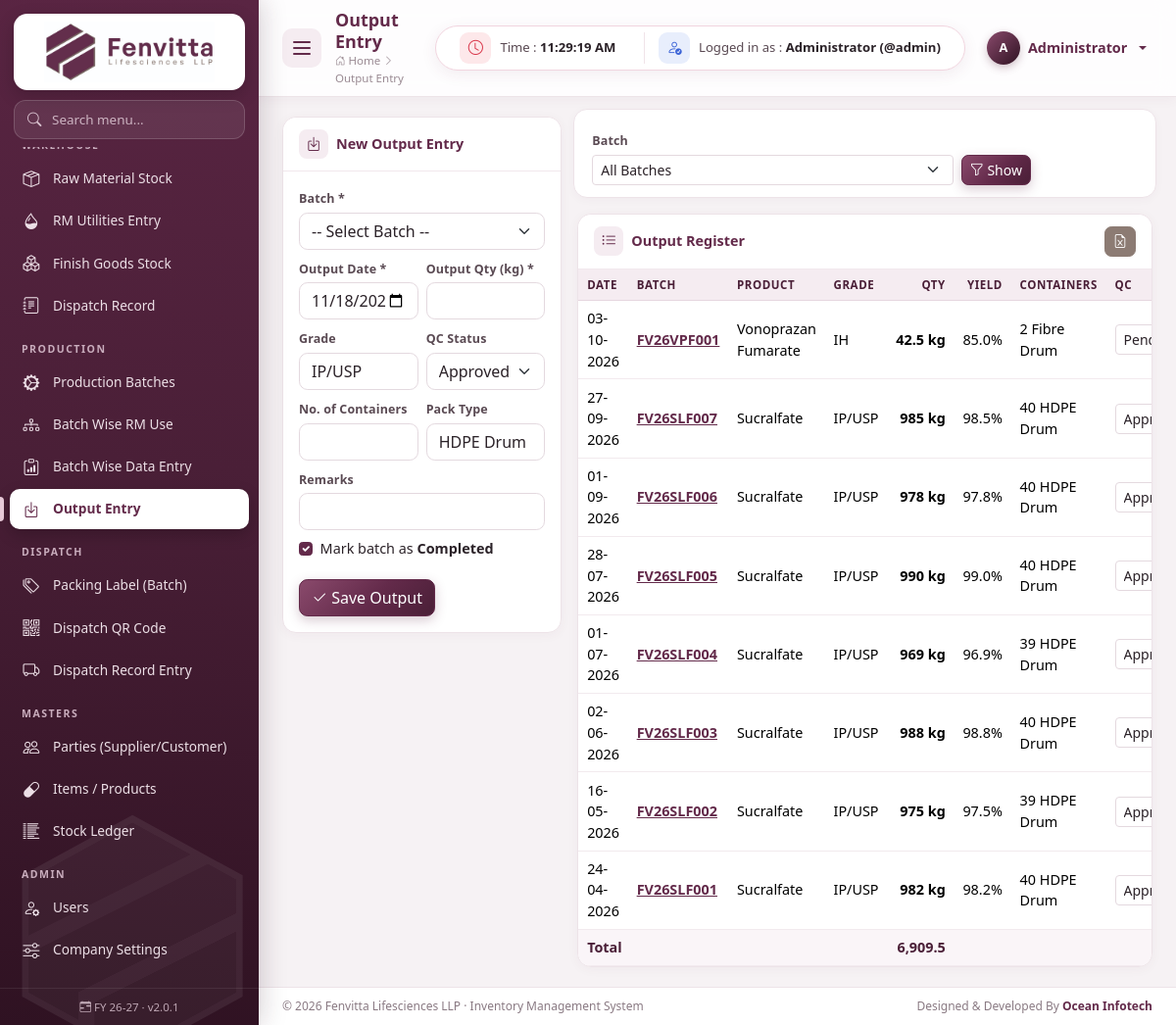
/modules/batch_output/index.php (signed in), run on the app's committed database.
### tables this page shows
CREATE TABLE batch_outputs (
  id INT AUTO_INCREMENT PRIMARY KEY,
  batch_id INT NOT NULL,
  output_date DATE NOT NULL,
  qty DECIMAL(14,3) NOT NULL DEFAULT 0,
  grade VARCHAR(60) NULL,
  containers INT NOT NULL DEFAULT 0,
  pack_type VARCHAR(60) NULL,
  qc_status ENUM('Pending','Approved','Rejected') NOT NULL DEFAULT 'Approved',
  remarks VARCHAR(255) NULL,
  created_at TIMESTAMP DEFAULT CURRENT_TIMESTAMP,
  INDEX (batch_id)
);

CREATE TABLE production_batches (
  id INT AUTO_INCREMENT PRIMARY KEY,
  batch_no VARCHAR(40) NOT NULL UNIQUE,
  item_id INT NOT NULL,
  plant VARCHAR(100) NULL,
  batch_size DECIMAL(14,3) NOT NULL DEFAULT 0,
  start_date DATE NULL,
  end_date DATE NULL,
  mfg_date DATE NULL,
  exp_date DATE NULL,
  status ENUM('Planned','In Process','Completed','Cancelled') NOT NULL DEFAULT 'Planned',
  remarks TEXT NULL,
  created_by INT NULL,
  created_at TIMESTAMP DEFAULT CURRENT_TIMESTAMP,
  INDEX (item_id), INDEX (status)
);

CREATE TABLE items (
  id INT AUTO_INCREMENT PRIMARY KEY,
  item_type ENUM('RM','PM','FG','CONSUMABLE','SERVICE') NOT NULL DEFAULT 'RM',
  code VARCHAR(40) NULL,
  name VARCHAR(150) NOT NULL,
  cas_no VARCHAR(40) NULL,
  grade VARCHAR(60) NULL,
  hsn VARCHAR(20) NULL,
  unit VARCHAR(15) NOT NULL DEFAULT 'kg',
  gst_rate DECIMAL(5,2) NOT NULL DEFAULT 18,
  std_rate DECIMAL(14,2) NOT NULL DEFAULT 0,
  reorder_level DECIMAL(14,3) NOT NULL DEFAULT 0,
  opening_qty DECIMAL(14,3) NOT NULL DEFAULT 0,
  opening_rate DECIMAL(14,2) NOT NULL DEFAULT 0,
  opening_date DATE NULL,
  shelf_life_months INT NOT NULL DEFAULT 0,
  is_active TINYINT(1) NOT NULL DEFAULT 1,
  created_at TIMESTAMP DEFAULT CURRENT_TIMESTAMP,
  INDEX (item_type)
);

### includes/db.php (called while the page is built, shortened)
<?php
$conn = null;
function db()
{
    global $conn;
    if ($conn === null) {
        try {
            $conn = mysqli_connect(DB_HOST, DB_USER, DB_PASS, DB_NAME, DB_PORT);
            mysqli_set_charset($conn, 'utf8mb4');
        } catch (mysqli_sql_exception $e) {
            http_response_code(500);
            die('<h3 style="font-family:sans-serif;color:#632a4a">Database connection failed.</h3>'
                . '<p style="font-family:sans-serif">Check <code>config/config.php</code> and import <code>database/fenvita_inventory.sql</code>.<br><small>'
                . htmlspecialchars($e->getMessage()) . '</small></p>');
        }
    }
    return $conn;
}
function q($sql, $params = [])
{
    $stmt = mysqli_prepare(db(), $sql);
    mysqli_stmt_execute($stmt);
    $result = mysqli_stmt_get_result($stmt);
    return $result === false ? true : $result;
}
function rows($sql, $params = [])
{
    $result = q($sql, $params);
    return mysqli_fetch_all($result, MYSQLI_ASSOC);
}

### modules/batch_output/index.php (the view, shortened to what this page needs)
<?php
$batchId = (int)get('batch_id');
$sql = 'SELECT o.*, b.batch_no, b.batch_size, i.name product, i.unit FROM batch_outputs o
        JOIN production_batches b ON b.id = o.batch_id JOIN items i ON i.id = b.item_id';
$params = [];
$list = rows($sql . ' ORDER BY o.output_date DESC, o.id DESC LIMIT 500', $params);
$defaultGrade = $batchId ? val('SELECT i.grade FROM production_batches b JOIN items i ON i.id=b.item_id WHERE b.id=?', [$batchId]) : 'IP/USP';
include ROOT_PATH . '/includes/header.php';
?>
<div class="row g-3">
    <div class="col-xl-4">
        <div class="card">
            <div class="card-header"><i class="bi bi-box-arrow-in-down"></i> New Output Entry</div>
            <div class="card-body">
                <form method="post">
                    <div class="row g-2">
                        <div class="col-12"><label class="form-label">Batch *</label><select name="batch_id" class="form-select" required><?= batch_options($batchId) ?></select></div>
                        <div class="col-6"><label class="form-label">Output Date *</label><input type="date" name="output_date" class="form-control" value="<?= today() ?>" required></div>
                        <div class="col-6"><label class="form-label">Output Qty (kg) *</label><input type="number" step="0.001" name="qty" class="form-control" required></div>
                        <div class="col-6"><label class="form-label">Grade</label><input name="grade" class="form-control" value="<?= e($defaultGrade ?: 'IP/USP') ?>"></div>
                        <div class="col-6"><label class="form-label">QC Status</label>
                            <select name="qc_status" class="form-select"><option>Approved</option><option>Pending</option><option>Rejected</option></select></div>
                        <div class="col-6"><label class="form-label">No. of Containers</label><input type="number" name="containers" class="form-control"></div>
                        <div class="col-6"><label class="form-label">Pack Type</label><input name="pack_type" class="form-control" list="packList" value="HDPE Drum">
                            <datalist id="packList"><option>HDPE Drum</option><option>Fibre Drum</option><option>Bag</option><option>Carboy</option></datalist></div>
                        <div class="col-12"><label class="form-label">Remarks</label><input name="remarks" class="form-control"></div>
                        <div class="col-12 form-check ms-1">
                            <input type="checkbox" class="form-check-input" name="mark_completed" id="mc" value="1" checked>
                            <label for="mc" class="form-check-label">Mark batch as <b>Completed</b></label>
                        </div>
                    </div>
                    <button class="btn btn-primary mt-3"><i class="bi bi-check2"></i> Save Output</button>
                </form>
            </div>
        </div>
    </div>
    <div class="col-xl-8">
        <form class="filter-bar row g-2 align-items-end">
            <div class="col-md-8"><label class="form-label">Batch</label><select name="batch_id" class="form-select form-select-sm"><?= str_replace('-- Select Batch --', 'All Batches', batch_options($batchId)) ?></select></div>
            <div class="col-md-4"><button class="btn btn-sm btn-primary"><i class="bi bi-funnel"></i> Show</button>
                <?php if ($batchId): ?><a href="<?= url('packing_label') ?>?batch_id=<?= $batchId ?>" class="btn btn-sm btn-accent"><i class="bi bi-tags"></i> Labels</a><?php endif; ?></div>
        </form>
        <div class="card">
            <div class="card-header"><i class="bi bi-list-ul"></i> Output Register
                <div class="actions"><button class="btn btn-sm btn-accent" data-export="#tbl" data-filename="batch-output"><i class="bi bi-file-earmark-excel"></i></button></div>
            </div>
            <div class="table-responsive">
                <table class="table table-sm table-hover" id="tbl">
                    <thead><tr><th>Date</th><th>Batch</th><th>Product</th><th>Grade</th><th class="num">Qty</th><th class="num">Yield</th><th>Containers</th><th>QC</th><th>Remarks</th><th class="no-export"></th></tr></thead>
                    <tbody>
                    <?php $tq = 0; foreach ($list as $o): $tq += $o['qty']; ?>
                        <tr>
                            <td><?= dmy($o['output_date']) ?></td>
                            <td><a href="<?= url('production/view/' . $o['batch_id']) ?>" class="fw-bold"><?= e($o['batch_no']) ?></a></td>
                            <td><?= e($o['product']) ?></td>
                            <td><?= e($o['grade']) ?></td>
                            <td class="num fw-semibold"><?= qty($o['qty'], 3) ?> <?= e($o['unit']) ?></td>
                            <td class="num"><?= $o['batch_size'] > 0 ? number_format($o['qty'] / $o['batch_size'] * 100, 1) . '%' : '-' ?></td>
                            <td><?= (int)$o['containers'] ?> <?= e($o['pack_type']) ?></td>
                            <td>
                                <form method="post" class="d-inline">
                                    <select name="qc_status" class="form-select form-select-sm" onchange="this.form.submit()" style="width:110px">
                                        <?php foreach (['Approved', 'Pending', 'Rejected'] as $s): ?><option <?= $o['qc_status'] === $s ? 'selected' : '' ?>><?= $s ?></option><?php endforeach; ?>
                                    </select>
                                </form>
                            </td>
                        </tr>
                    <?php endforeach; ?>
                    </tbody>
                    <tfoot><tr><td colspan="4">Total</td><td class="num"><?= qty($tq, 3) ?></td><td colspan="5"></td></tr></tfoot>
                </table>
            </div>
        </div>
    </div>
</div>
<?php include ROOT_PATH . '/includes/footer.php'; ?>

### data on the page
batch_outputs: output_date "03-10-2026", production_batches.batch_no "FV26VPF001", items.name "Vonoprazan Fumarate", grade "IH", qty "42.5", items.unit "kg", $o['qty']/$o['batch_size']*100 "85.0", containers "2", pack_type "Fibre Drum", qc_status "Pending"
batch_outputs: output_date "27-09-2026", production_batches.batch_no "FV26SLF007", items.name "Sucralfate", grade "IP/USP", qty "985", items.unit "kg", $o['qty']/$o['batch_size']*100 "98.5", containers "40", pack_type "HDPE Drum", qc_status "Approved"
batch_outputs: output_date "01-09-2026", production_batches.batch_no "FV26SLF006", items.name "Sucralfate", grade "IP/USP", qty "978", items.unit "kg", $o['qty']/$o['batch_size']*100 "97.8", containers "40", pack_type "HDPE Drum", qc_status "Approved"
batch_outputs: output_date "28-07-2026", production_batches.batch_no "FV26SLF005", items.name "Sucralfate", grade "IP/USP", qty "990", items.unit "kg", $o['qty']/$o['batch_size']*100 "99.0", containers "40", pack_type "HDPE Drum", qc_status "Approved"
batch_outputs: output_date "01-07-2026", production_batches.batch_no "FV26SLF004", items.name "Sucralfate", grade "IP/USP", qty "969", items.unit "kg", $o['qty']/$o['batch_size']*100 "96.9", containers "39", pack_type "HDPE Drum", qc_status "Approved"
batch_outputs: output_date "02-06-2026", production_batches.batch_no "FV26SLF003", items.name "Sucralfate", grade "IP/USP", qty "988", items.unit "kg", $o['qty']/$o['batch_size']*100 "98.8", containers "40", pack_type "HDPE Drum", qc_status "Approved"
batch_outputs: output_date "16-05-2026", production_batches.batch_no "FV26SLF002", items.name "Sucralfate", grade "IP/USP", qty "975", items.unit "kg", $o['qty']/$o['batch_size']*100 "97.5", containers "39", pack_type "HDPE Drum", qc_status "Approved"
batch_outputs: output_date "24-04-2026", production_batches.batch_no "FV26SLF001", items.name "Sucralfate", grade "IP/USP", qty "982", items.unit "kg", $o['qty']/$o['batch_size']*100 "98.2", containers "40", pack_type "HDPE Drum", qc_status "Approved"

### other printed values
$navSub[0] "Raw Material Stock"
$navSub[0] "RM Utilities Entry"
$navSub[0] "Finish Goods Stock"
$navSub[0] "Dispatch Record"
$navItem[0] "PRODUCTION"
$navSub[0] "Production Batches"
$navSub[0] "Batch Wise RM Use"
$navSub[0] "Batch Wise Data Entry"
$navSub[0] "Output Entry"
$navItem[0] "DISPATCH"
$navSub[0] "Packing Label (Batch)"
$navSub[0] "Dispatch QR Code"
$navSub[0] "Dispatch Record Entry"
$navItem[0] "MASTERS"
$navSub[0] "Parties (Supplier/Customer)"
